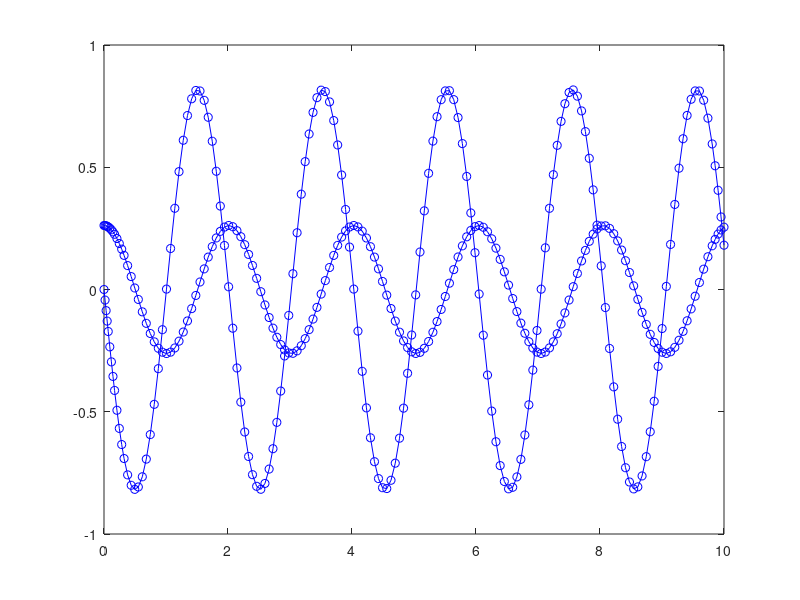
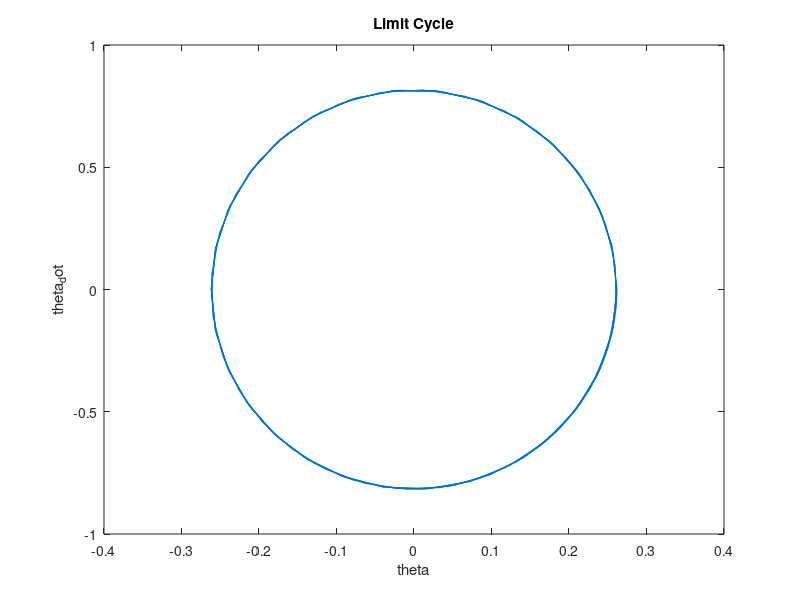

Write MATLAB code to recreate these figures, in order.
%% Robert Brothers BSME
% this program will generate the limit cycle for a single over simplified rimless wheel
% using ODE45
t0 = 0;
tf = 10;
g = -9.81;
L = 1;
x_dot = @(t,x) [x(2); g*L*sin(x(1))];
x0 = [15*pi/180 0];

tspan = [t0 tf];
[T,Y] = ode45(x_dot, tspan, x0);

fig1 = figure;
plot(T, Y, "b-o")

fig2 = figure;
plot(Y(:,1), Y(:,2))
title("Limit Cycle")
xlabel("theta")
ylabel("theta_dot")
